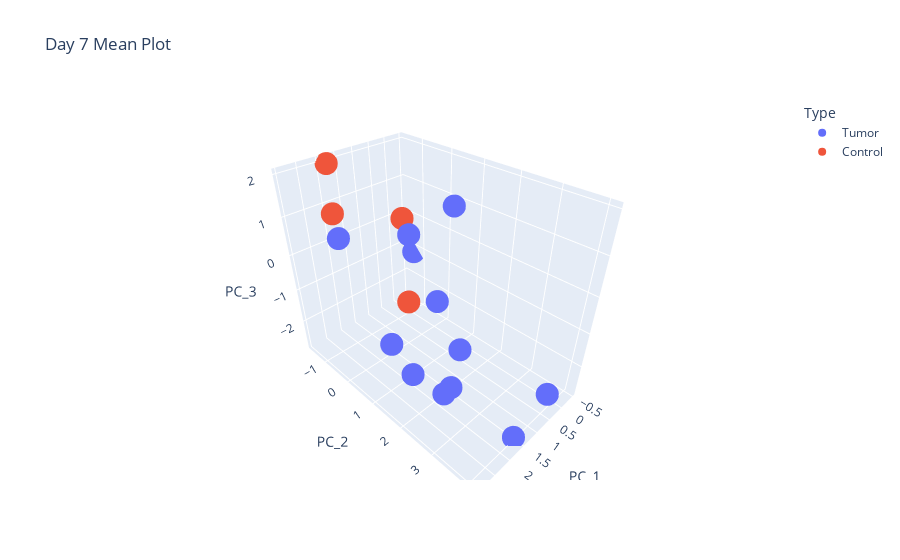

Here is the notebook cell this chart was saved with:
### Code cell
fig = px.scatter_3d(day7_df, x='PC_1', y='PC_2', z='PC_3', title='Day 7 Mean Plot',color='Type')
fig.write_html("downloads/day7_mean.html")
fig

### Figure 1 — Plotly figure (JSON) as saved in the notebook; plotly's stock layout.template omitted (floating-point values rounded to 4 significant figures)
{"data": [{"hovertemplate": "Type=Tumor<br>PC_1=%{x}<br>PC_2=%{y}<br>PC_3=%{z}<extra></extra>", "legendgroup": "Tumor", "marker": {"color": "#636efa", "symbol": "circle"}, "mode": "markers", "name": "Tumor", "scene": "scene", "showlegend": true, "type": "scatter3d", "x": [2.289, -0.476, 2.233, 1.507, 1.527, 0.5177, 1.577, 2.435, 2.656, 2.969, 1.602, -0.07102], "y": [2.771, -1.336, 2.52, 1.587, 2.32, 4.075, 4.008, 1.748, -0.2253, 1.74, 0.8264, 0.5781], "z": [-1.627, -1.179, -2.062, -0.4063, -1.345, -2.202, -2.791, -1.876, 0.9058, -0.6353, 0.9965, 1.021]}, {"hovertemplate": "Type=Control<br>PC_1=%{x}<br>PC_2=%{y}<br>PC_3=%{z}<extra></extra>", "legendgroup": "Control", "marker": {"color": "#EF553B", "symbol": "circle"}, "mode": "markers", "name": "Control", "scene": "scene", "showlegend": true, "type": "scatter3d", "x": [1.859, 1.492, 2.189, 2.092], "y": [-1.601, 0.5061, 1.418, -1.254], "z": [1.978, 1.223, -0.1469, 0.9341]}], "layout": {"legend": {"title": {"text": "Type"}, "tracegroupgap": 0}, "scene": {"domain": {"x": [0, 1], "y": [0, 1]}, "xaxis": {"title": {"text": "PC_1"}}, "yaxis": {"title": {"text": "PC_2"}}, "zaxis": {"title": {"text": "PC_3"}}}, "title": {"text": "Day 7 Mean Plot"}}}
